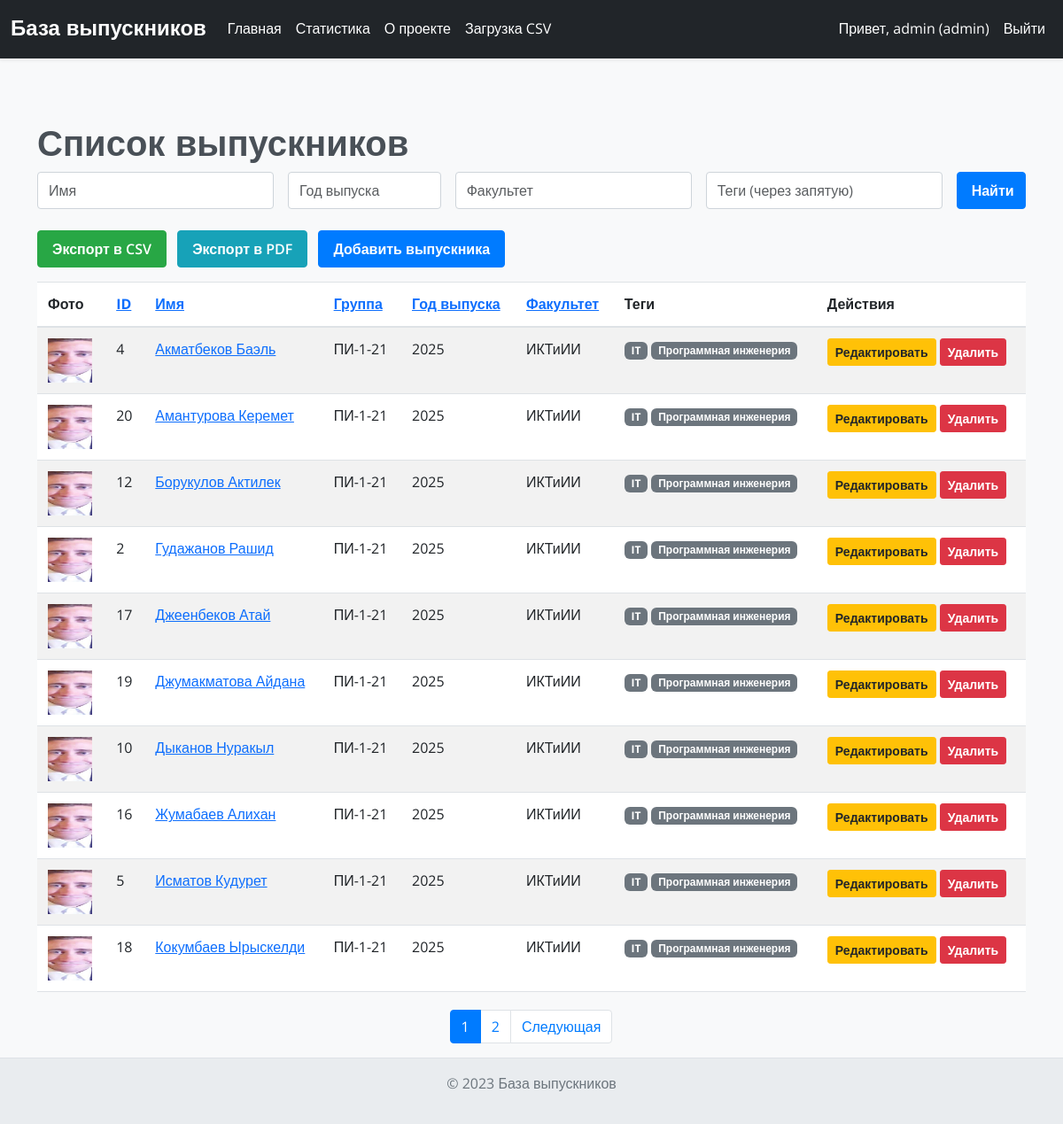
The page /?sort_by=name&sort_order=asc&name=&graduation_year=&faculty=&tags=&page=1 (signed in) on the database its author committed.
### models.py (models this page shows)
class User(UserMixin, db.Model):
    id = db.Column(db.Integer, primary_key=True)
    username = db.Column(db.String(50), unique=True, nullable=False)
    password = db.Column(db.String(100), nullable=False)
    role = db.Column(db.String(20), nullable=False, default='guest')  # guest, manager, admin

class Graduate(db.Model):
    id = db.Column(db.Integer, primary_key=True)
    name = db.Column(db.String(100), nullable=False)
    group = db.Column(db.String(20), nullable=False)
    graduation_year = db.Column(db.String(4), nullable=False)
    faculty = db.Column(db.String(100), nullable=False)
    bio = db.Column(db.Text, nullable=True)
    photo = db.Column(db.String(200), nullable=True)
    tags = db.relationship('Tag', secondary='graduate_tags', backref=db.backref('graduates', lazy='dynamic'))

class Tag(db.Model):
    id = db.Column(db.Integer, primary_key=True)
    name = db.Column(db.String(50), unique=True, nullable=False)

### routes/main.py (the view)
@main_bp.route('/')
@login_required
def index():
    name = request.args.get('name', '')
    graduation_year = request.args.get('graduation_year', '')
    faculty = request.args.get('faculty', '')
    tags = request.args.get('tags', '')
    page = request.args.get('page', 1, type=int)
    per_page = 10
    query = Graduate.query
    if name:
        query = query.filter(Graduate.name.ilike(f'%{name}%'))
    if graduation_year:
        query = query.filter(Graduate.graduation_year == graduation_year)
    if faculty:
        query = query.filter(Graduate.faculty.ilike(f'%{faculty}%'))
    if tags:
        tag_list = [tag.strip() for tag in tags.split(',') if tag.strip()]
        for tag_name in tag_list:
            query = query.join(graduate_tags).join(Tag).filter(Tag.name.ilike(f'%{tag_name}%'))
    sort_by = request.args.get('sort_by', 'id')
    sort_order = request.args.get('sort_order', 'asc')
    order = getattr(Graduate, sort_by)
    if sort_order == 'desc':
        order = order.desc()
    pagination = query.order_by(order).paginate(page=page, per_page=per_page, error_out=False)
    graduates = pagination.items
    all_tags = Tag.query.all()
    return render_template('index.html', graduates=graduates, sort_by=sort_by, sort_order=sort_order,
                           name=name, graduation_year=graduation_year, faculty=faculty, tags=tags,
                           all_tags=all_tags, pagination=pagination)

### app.py (called while the page is built)
@login_manager.user_loader
def load_user(user_id):
    return db.session.get(User, int(user_id))

### templates/index.html (shortened to what this page needs)
{% extends 'base.html' %}
{% block content %}
<h1>Список выпускников</h1>
<form method="get" class="mb-4">
    <div class="row g-3">
        <div class="col-md-3">
            <input type="text" class="form-control" name="name" placeholder="Имя" value="{{ name }}">
        </div>
        <div class="col-md-2">
            <input type="text" class="form-control" name="graduation_year" placeholder="Год выпуска" value="{{ graduation_year }}">
        </div>
        <div class="col-md-3">
            <input type="text" class="form-control" name="faculty" placeholder="Факультет" value="{{ faculty }}">
        </div>
        <div class="col-md-3">
            <input type="text" class="form-control" name="tags" placeholder="Теги (через запятую)" value="{{ tags }}">
        </div>
        <div class="col-md-1">
            <button type="submit" class="btn btn-primary w-100">Найти</button>
        </div>
    </div>
</form>
<div class="mb-3">
    <a href="{{ url_for('main.export', name=name, graduation_year=graduation_year, faculty=faculty, tags=tags, sort_by=sort_by, sort_order=sort_order) }}" class="btn btn-success">Экспорт в CSV</a>
    <a href="{{ url_for('main.export_pdf', name=name, graduation_year=graduation_year, faculty=faculty, tags=tags, sort_by=sort_by, sort_order=sort_order) }}" class="btn btn-info ms-2">Экспорт в PDF</a>
    {% if current_user.is_authenticated and current_user.role in ['admin', 'manager'] %}
    <a href="{{ url_for('graduate.add') }}" class="btn btn-primary ms-2">Добавить выпускника</a>
    {% endif %}
</div>
<table class="table table-striped">
    <thead>
        <tr>
            <th>Фото</th>
            <th>
                <a href="{{ url_for('main.index', sort_by='id', sort_order='desc' if sort_by=='id' and sort_order=='asc' else 'asc', name=name, graduation_year=graduation_year, faculty=faculty, tags=tags, page=pagination.page) }}">ID</a>
            </th>
            <th>
                <a href="{{ url_for('main.index', sort_by='name', sort_order='desc' if sort_by=='name' and sort_order=='asc' else 'asc', name=name, graduation_year=graduation_year, faculty=faculty, tags=tags, page=pagination.page) }}">Имя</a>
            </th>
            <th>
                <a href="{{ url_for('main.index', sort_by='group', sort_order='desc' if sort_by=='group' and sort_order=='asc' else 'asc', name=name, graduation_year=graduation_year, faculty=faculty, tags=tags, page=pagination.page) }}">Группа</a>
            </th>
            <th>
                <a href="{{ url_for('main.index', sort_by='graduation_year', sort_order='desc' if sort_by=='graduation_year' and sort_order=='asc' else 'asc', name=name, graduation_year=graduation_year, faculty=faculty, tags=tags, page=pagination.page) }}">Год выпуска</a>
            </th>
            <th>
                <a href="{{ url_for('main.index', sort_by='faculty', sort_order='desc' if sort_by=='faculty' and sort_order=='asc' else 'asc', name=name, graduation_year=graduation_year, faculty=faculty, tags=tags, page=pagination.page) }}">Факультет</a>
            </th>
            <th>Теги</th>
            {% if current_user.is_authenticated and current_user.role in ['admin', 'manager'] %}
            <th>Действия</th>
            {% endif %}
        </tr>
    </thead>
    <tbody>
        {% for graduate in graduates %}
        <tr>
            <td>
                {% if graduate.photo %}
                <img src="{{ url_for('static', filename='uploads/' + graduate.photo) }}" alt="Photo" style="width: 50px; height: 50px; object-fit: cover;">
                {% else %}
                <img src="{{ url_for('static', filename='uploads/default.jpg') }}" alt="No photo" style="width: 50px; height: 50px; object-fit: cover;">
                {% endif %}
            </td>
            <td>{{ graduate.id }}</td>
            <td><a href="{{ url_for('main.graduate', id=graduate.id) }}">{{ graduate.name }}</a></td>
            <td>{{ graduate.group }}</td>
            <td>{{ graduate.graduation_year }}</td>
            <td>{{ graduate.faculty }}</td>
            <td>
                {% for tag in graduate.tags %}
                <span class="badge bg-secondary">{{ tag.name }}</span>
                {% endfor %}
            </td>
            {% if current_user.is_authenticated and current_user.role in ['admin', 'manager'] %}
            <td>
                <a href="{{ url_for('graduate.edit', id=graduate.id) }}" class="btn btn-sm btn-warning">Редактировать</a>
                <button class="btn btn-sm btn-danger" data-bs-toggle="modal" data-bs-target="#deleteModal" data-delete-url="{{ url_for('graduate.delete', id=graduate.id) }}">Удалить</button>
            </td>
            {% endif %}
        </tr>
        {% endfor %}
    </tbody>
</table>
{% if pagination.pages > 1 %}
<nav aria-label="Page navigation">
    <ul class="pagination justify-content-center">
        {% for page_num in pagination.iter_pages(left_edge=1, left_current=2, right_current=3, right_edge=1) %}
            {% if page_num %}
                {% if page_num == pagination.page %}
                <li class="page-item active">
                    <span class="page-link">{{ page_num }}</span>
                </li>
                {% else %}
                <li class="page-item">
                    <a class="page-link" href="{{ url_for('main.index', page=page_num, name=name, graduation_year=graduation_year, faculty=faculty, tags=tags, sort_by=sort_by, sort_order=sort_order) }}">{{ page_num }}</a>
                </li>
                {% endif %}
            {% else %}
                <li class="page-item disabled">
                    <span class="page-link">...</span>
                </li>
            {% endif %}
        {% endfor %}
        {% if pagination.has_next %}
        <li class="page-item">
            <a class="page-link" href="{{ url_for('main.index', page=pagination.next_num, name=name, graduation_year=graduation_year, faculty=faculty, tags=tags, sort_by=sort_by, sort_order=sort_order) }}">Следующая</a>
        </li>
        {% endif %}
    </ul>
</nav>
{% endif %}
{% endblock %}

### templates/base.html (shortened to what this page needs)
<!DOCTYPE html>
<html lang="ru">
<head>
    <link href="https://cdn.jsdelivr.net/npm/bootstrap@5.3.0/dist/css/bootstrap.min.css" rel="stylesheet">
    <link rel="stylesheet" href="{{ url_for('static', filename='css/base.css') }}">
    <link rel="stylesheet" href="{{ url_for('static', filename='css/navbar.css') }}">
    <link rel="stylesheet" href="{{ url_for('static', filename='css/footer.css') }}">
    <link rel="stylesheet" href="{{ url_for('static', filename='css/alerts.css') }}">
    <link rel="stylesheet" href="{{ url_for('static', filename='css/badges.css') }}">
    <link rel="stylesheet" href="{{ url_for('static', filename='css/modals.css') }}">
    <link rel="stylesheet" href="{{ url_for('static', filename='css/forms.css') }}">
    <link rel="stylesheet" href="{{ url_for('static', filename='css/tables.css') }}">
    <link rel="stylesheet" href="{{ url_for('static', filename='css/pagination.css') }}">
    <link rel="stylesheet" href="{{ url_for('static', filename='css/buttons.css') }}">
    <link rel="stylesheet" href="{{ url_for('static', filename='css/choices.css') }}">
    <link rel="stylesheet" href="{{ url_for('static', filename='css/theme.css') }}">
    <link rel="stylesheet" href="{{ url_for('static', filename='css/stats.css') }}">
</head>
<body>
    <nav class="navbar navbar-expand-lg navbar-dark bg-dark shadow-sm">
        <div class="container-fluid">
            <a class="navbar-brand" href="{{ url_for('main.index') }}">База выпускников</a>
            <div class="collapse navbar-collapse" id="navbarNav">
                <ul class="navbar-nav me-auto">
                    {% if request.endpoint not in ['auth.login', 'auth.register'] %}
                    <li class="nav-item">
                        <a class="nav-link" href="{{ url_for('main.index') }}">Главная</a>
                    </li>
                    <li class="nav-item">
                        <a class="nav-link" href="{{ url_for('main.stats') }}">Статистика</a>
                    </li>
                    <li class="nav-item">
                        <a class="nav-link" href="{{ url_for('main.about') }}">О проекте</a>
                    </li>
                    {% endif %}
                    {% if current_user.is_authenticated and current_user.role in ['admin', 'manager'] %}
                    <li class="nav-item">
                        <a class="nav-link" href="{{ url_for('graduate.upload') }}">Загрузка CSV</a>
                    </li>
                    {% endif %}
                </ul>
                <ul class="navbar-nav">
                    {% if current_user.is_authenticated %}
                    <li class="nav-item">
                        <span class="nav-link">Привет, {{ current_user.username }} ({{ current_user.role }})</span>
                    </li>
                    <li class="nav-item">
                        <a class="nav-link" href="#" data-bs-toggle="modal" data-bs-target="#logoutModal">Выйти</a>
                    </li>
                    {% endif %}
                </ul>
            </div>
        </div>
    </nav>
    <div class="container mt-5 pt-4">
        {% block content %}
        {% endblock %}
    </div>
    {% if request.endpoint not in ['auth.login', 'auth.register'] %}
    <footer class="text-center py-3">
        <p>&copy; 2023 База выпускников</p>
    </footer>
    {% endif %}
</body>
</html>

### static/css/base.css (style rules this page uses)
body { background-color: #f8f9fa; display: flex; flex-direction: column; min-height: 100vh; color: #495057; font-size: 1rem; line-height: 1.6; font-family: 'Open Sans', sans-serif; font-weight: 400; transition: background-color 0.3s ease, color 0.3s ease; }
h1, h2, h3, h4, h5, h6, .navbar-brand { font-family: 'Montserrat', sans-serif; font-weight: 700; line-height: 1.2; }
.container.mt-5.pt-4 { flex: 1; }

### static/css/navbar.css (style rules this page uses)
.navbar { background-color: #343a40; box-shadow: 0 2px 4px rgba(0, 0, 0, 0.1); padding-top: 0.75rem; padding-bottom: 0.75rem; transition: background-color 0.3s ease; }
.navbar-brand { color: #fff !important; font-size: 1.5rem; }
.navbar-nav .nav-link { color: #fff !important; padding-left: 1rem; padding-right: 1rem; transition: color 0.3s ease; }

### static/css/footer.css (style rules this page uses)
footer { background-color: #e9ecef; border-top: 1px solid #dee2e6; padding-top: 1.5rem; padding-bottom: 1.5rem; color: #6c757d; text-align: center; transition: background-color 0.3s ease, color 0.3s ease; }

### static/css/forms.css (style rules this page uses)
form.mb-4 .form-control, .upload-form .form-control { border-radius: 0.25rem; border: 1px solid #ced4da; padding: 0.5rem 0.75rem; }
form.mb-4 .btn, .upload-form .btn { border-radius: 0.25rem; padding: 0.5rem 1rem; font-weight: 600; }

### static/css/tables.css (style rules this page uses)
.table { width: 100%; margin-bottom: 1rem; color: #212529; }
.table th, .table td { padding: 0.75rem; vertical-align: top; border-top: 1px solid #dee2e6; }
.table thead th { vertical-align: bottom; border-bottom: 2px solid #dee2e6; }
.table-striped tbody tr:nth-of-type(odd) { background-color: rgba(0, 0, 0, 0.05); }

### static/css/pagination.css (style rules this page uses)
.pagination { margin-top: 20px; display: flex; justify-content: center; list-style: none; border-radius: 0.25rem; }
.page-item:first-child .page-link { border-top-left-radius: 0.25rem; border-bottom-left-radius: 0.25rem; }
.page-item:last-child .page-link { border-top-right-radius: 0.25rem; border-bottom-right-radius: 0.25rem; }
.page-link { position: relative; display: block; padding: 0.5rem 0.75rem; margin-left: -1px; line-height: 1.25; color: #007bff; background-color: #fff; border: 1px solid #dee2e6; transition: background-color 0.3s ease, color 0.3s ease, border-color 0.3s ease; }
.page-item.active .page-link { z-index: 3; color: #fff; background-color: #007bff; border-color: #007bff; }

### static/css/buttons.css (style rules this page uses)
.btn { display: inline-block; font-weight: 600; color: #212529; text-align: center; vertical-align: middle; cursor: pointer; -webkit-user-select: none; -moz-user-select: none; user-select: none; background-color: transparent; border: 1px solid transparent; padding: 0.5rem 1rem; font-size: 1rem; border-radius: 0.25rem; transition: color 0.15s ease-in-out, background-color 0.15s ease-in-out, border-color 0.15s ease-in-out, box-shadow 0.15s ease-in-out; }
.btn-primary { background-color: #007bff; border-color: #007bff; color: #fff; }
.btn-success { background-color: #28a745; border-color: #28a745; color: #fff; }
.btn-info { background-color: #17a2b8; border-color: #17a2b8; color: #fff; }
.btn-warning { background-color: #ffc107; border-color: #ffc107; color: #212529; }
.btn-danger { background-color: #dc3545; border-color: #dc3545; color: #fff; }
.btn-sm { padding: 0.25rem 0.5rem; font-size: 0.875rem; border-radius: 0.2rem; }

### rows shown on the page
User: username "admin", role "admin"
Graduate: id "4", name "Акматбеков Баэль", group "ПИ-1-21", graduation_year "2025", faculty "ИКТиИИ"
Tag: name "IT"
Tag: name "Программная инженерия"
Graduate: id "20", name "Амантурова Керемет", group "ПИ-1-21", graduation_year "2025", faculty "ИКТиИИ"
Graduate: id "12", name "Борукулов Актилек", group "ПИ-1-21", graduation_year "2025", faculty "ИКТиИИ"
Graduate: id "2", name "Гудажанов Рашид", group "ПИ-1-21", graduation_year "2025", faculty "ИКТиИИ"
Graduate: id "17", name "Джеенбеков Атай", group "ПИ-1-21", graduation_year "2025", faculty "ИКТиИИ"
Graduate: id "19", name "Джумакматова Айдана", group "ПИ-1-21", graduation_year "2025", faculty "ИКТиИИ"
Graduate: id "10", name "Дыканов Нуракыл", group "ПИ-1-21", graduation_year "2025", faculty "ИКТиИИ"
Graduate: id "16", name "Жумабаев Алихан", group "ПИ-1-21", graduation_year "2025", faculty "ИКТиИИ"
Graduate: id "5", name "Исматов Кудурет", group "ПИ-1-21", graduation_year "2025", faculty "ИКТиИИ"
Graduate: id "18", name "Кокумбаев Ырыскелди", group "ПИ-1-21", graduation_year "2025", faculty "ИКТиИИ"

### other values the page prints
{{ page_num }} "1"
{{ page_num }} "2"
